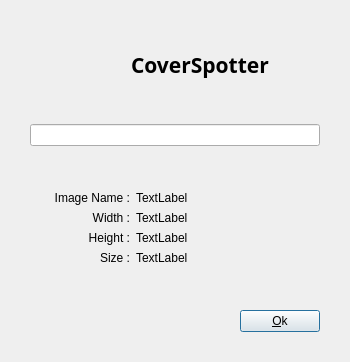
<?xml version="1.0" encoding="UTF-8"?>
<ui version="4.0">
 <class>CSfileinfo</class>
 <widget class="QDialog" name="CSfileinfo">
  <property name="geometry">
   <rect>
    <x>0</x>
    <y>0</y>
    <width>350</width>
    <height>362</height>
   </rect>
  </property>
  <property name="maximumSize">
   <size>
    <width>16777215</width>
    <height>16777215</height>
   </size>
  </property>
  <property name="windowTitle">
   <string>File Info</string>
  </property>
  <property name="locale">
   <locale language="English" country="UnitedStates"/>
  </property>
  <layout class="QVBoxLayout" name="verticalLayout">
   <property name="leftMargin">
    <number>30</number>
   </property>
   <property name="rightMargin">
    <number>30</number>
   </property>
   <property name="bottomMargin">
    <number>30</number>
   </property>
   <item>
    <spacer name="verticalSpacer_4">
     <property name="orientation">
      <enum>Qt::Orientation::Vertical</enum>
     </property>
     <property name="sizeHint" stdset="0">
      <size>
       <width>20</width>
       <height>40</height>
      </size>
     </property>
    </spacer>
   </item>
   <item>
    <layout class="QHBoxLayout" name="horizontalLayout_6">
     <item>
      <spacer name="horizontalSpacer_2">
       <property name="orientation">
        <enum>Qt::Orientation::Horizontal</enum>
       </property>
       <property name="sizeType">
        <enum>QSizePolicy::Policy::Fixed</enum>
       </property>
       <property name="sizeHint" stdset="0">
        <size>
         <width>35</width>
         <height>20</height>
        </size>
       </property>
      </spacer>
     </item>
     <item>
      <widget class="QLabel" name="label_Logo">
       <property name="sizePolicy">
        <sizepolicy hsizetype="Fixed" vsizetype="Fixed">
         <horstretch>0</horstretch>
         <verstretch>0</verstretch>
        </sizepolicy>
       </property>
       <property name="minimumSize">
        <size>
         <width>60</width>
         <height>0</height>
        </size>
       </property>
       <property name="text">
        <string/>
       </property>
      </widget>
     </item>
     <item>
      <widget class="QLabel" name="label_6">
       <property name="font">
        <font>
         <family>Source Code Pro</family>
         <pointsize>16</pointsize>
         <bold>true</bold>
        </font>
       </property>
       <property name="text">
        <string>CoverSpotter</string>
       </property>
      </widget>
     </item>
    </layout>
   </item>
   <item>
    <spacer name="verticalSpacer_3">
     <property name="orientation">
      <enum>Qt::Orientation::Vertical</enum>
     </property>
     <property name="sizeHint" stdset="0">
      <size>
       <width>20</width>
       <height>40</height>
      </size>
     </property>
    </spacer>
   </item>
   <item>
    <layout class="QHBoxLayout" name="horizontalLayout_5">
     <item>
      <widget class="QLineEdit" name="le_FileName">
       <property name="font">
        <font>
         <pointsize>9</pointsize>
        </font>
       </property>
       <property name="readOnly">
        <bool>true</bool>
       </property>
      </widget>
     </item>
    </layout>
   </item>
   <item>
    <spacer name="verticalSpacer">
     <property name="orientation">
      <enum>Qt::Orientation::Vertical</enum>
     </property>
     <property name="sizeHint" stdset="0">
      <size>
       <width>20</width>
       <height>40</height>
      </size>
     </property>
    </spacer>
   </item>
   <item>
    <layout class="QHBoxLayout" name="horizontalLayout">
     <item>
      <widget class="QLabel" name="label_5">
       <property name="maximumSize">
        <size>
         <width>100</width>
         <height>25</height>
        </size>
       </property>
       <property name="text">
        <string>Image Name :</string>
       </property>
       <property name="alignment">
        <set>Qt::AlignmentFlag::AlignRight|Qt::AlignmentFlag::AlignTrailing|Qt::AlignmentFlag::AlignVCenter</set>
       </property>
      </widget>
     </item>
     <item>
      <widget class="QLabel" name="label_ImageName">
       <property name="maximumSize">
        <size>
         <width>16777215</width>
         <height>25</height>
        </size>
       </property>
       <property name="text">
        <string>TextLabel</string>
       </property>
      </widget>
     </item>
    </layout>
   </item>
   <item>
    <layout class="QHBoxLayout" name="horizontalLayout_2">
     <item>
      <widget class="QLabel" name="label_2">
       <property name="maximumSize">
        <size>
         <width>100</width>
         <height>16777215</height>
        </size>
       </property>
       <property name="text">
        <string>Width :</string>
       </property>
       <property name="alignment">
        <set>Qt::AlignmentFlag::AlignRight|Qt::AlignmentFlag::AlignTrailing|Qt::AlignmentFlag::AlignVCenter</set>
       </property>
      </widget>
     </item>
     <item>
      <widget class="QLabel" name="label_Width">
       <property name="text">
        <string>TextLabel</string>
       </property>
      </widget>
     </item>
    </layout>
   </item>
   <item>
    <layout class="QHBoxLayout" name="horizontalLayout_3">
     <item>
      <widget class="QLabel" name="label_3">
       <property name="maximumSize">
        <size>
         <width>100</width>
         <height>16777215</height>
        </size>
       </property>
       <property name="text">
        <string>Height :</string>
       </property>
       <property name="alignment">
        <set>Qt::AlignmentFlag::AlignRight|Qt::AlignmentFlag::AlignTrailing|Qt::AlignmentFlag::AlignVCenter</set>
       </property>
      </widget>
     </item>
     <item>
      <widget class="QLabel" name="label_Height">
       <property name="text">
        <string>TextLabel</string>
       </property>
      </widget>
     </item>
    </layout>
   </item>
   <item>
    <layout class="QHBoxLayout" name="horizontalLayout_4">
     <item>
      <widget class="QLabel" name="label_4">
       <property name="maximumSize">
        <size>
         <width>100</width>
         <height>16777215</height>
        </size>
       </property>
       <property name="text">
        <string>Size :</string>
       </property>
       <property name="alignment">
        <set>Qt::AlignmentFlag::AlignRight|Qt::AlignmentFlag::AlignTrailing|Qt::AlignmentFlag::AlignVCenter</set>
       </property>
      </widget>
     </item>
     <item>
      <widget class="QLabel" name="label_Size">
       <property name="text">
        <string>TextLabel</string>
       </property>
      </widget>
     </item>
    </layout>
   </item>
   <item>
    <spacer name="verticalSpacer_2">
     <property name="orientation">
      <enum>Qt::Orientation::Vertical</enum>
     </property>
     <property name="sizeHint" stdset="0">
      <size>
       <width>20</width>
       <height>40</height>
      </size>
     </property>
    </spacer>
   </item>
   <item>
    <layout class="QHBoxLayout" name="horizontalLayout_7">
     <item>
      <spacer name="horizontalSpacer">
       <property name="orientation">
        <enum>Qt::Orientation::Horizontal</enum>
       </property>
       <property name="sizeHint" stdset="0">
        <size>
         <width>40</width>
         <height>20</height>
        </size>
       </property>
      </spacer>
     </item>
     <item>
      <widget class="QPushButton" name="pb_Ok">
       <property name="maximumSize">
        <size>
         <width>100</width>
         <height>16777215</height>
        </size>
       </property>
       <property name="text">
        <string>&amp;Ok</string>
       </property>
       <property name="autoDefault">
        <bool>false</bool>
       </property>
       <property name="default">
        <bool>true</bool>
       </property>
      </widget>
     </item>
    </layout>
   </item>
  </layout>
 </widget>
 <resources/>
 <connections/>
</ui>
